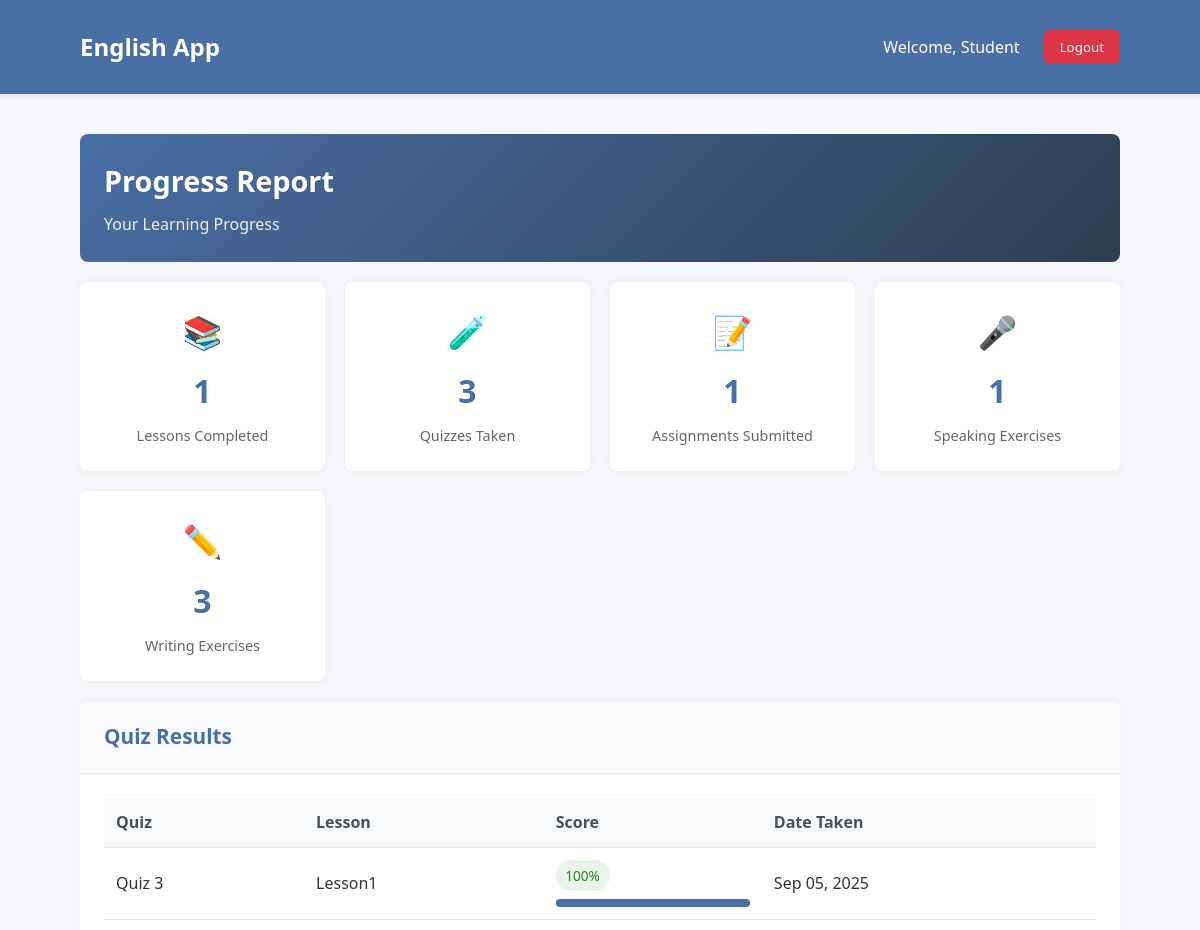
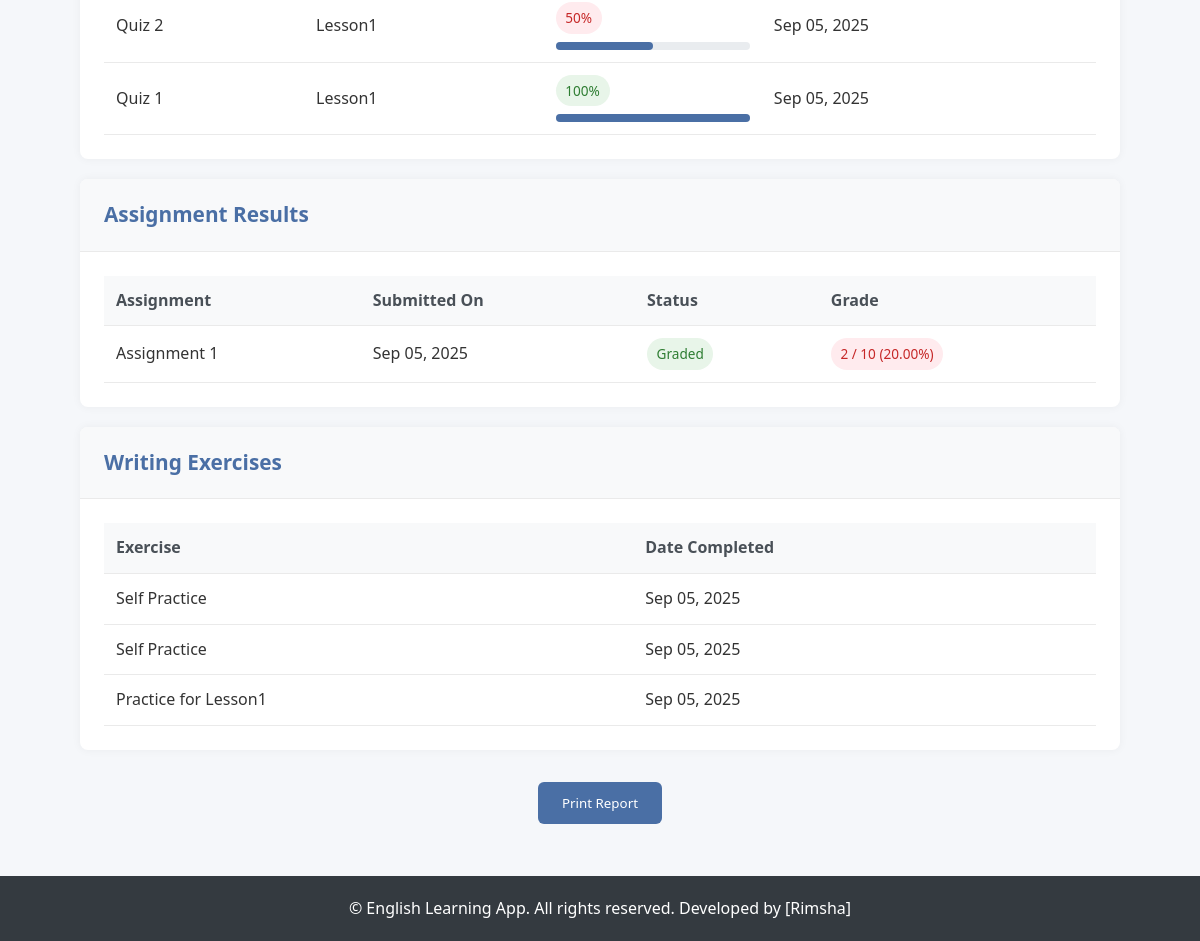
The app's page /progress_report/ (signed in) with its own data (2 pictures, top to bottom).
### english_language/models.py (models this page shows, shortened)
class User(AbstractUser):
    ROLE_CHOICES = [
        ('admin', 'Admin'),
        ('teacher', 'Teacher'),
        ('student', 'Student'),
    ]
    role = models.CharField(max_length=10, choices=ROLE_CHOICES, default='student')
    def is_student(self):
        return self.role == 'student'

class QuizResult(models.Model):
    student = models.ForeignKey(User, on_delete=models.CASCADE, related_name="quizzes")
    quiz = models.ForeignKey(Quiz, on_delete=models.CASCADE, related_name="results")
    score = models.IntegerField()
    total = models.IntegerField()
    taken_at = models.DateTimeField(auto_now_add=True)
    class Meta:
        ordering = ["-taken_at"]

class Quiz(models.Model):
    QUIZ_TYPES = [
        ("mcq", "Multiple Choice"),
        ("fill", "Fill in the Blank"),
        ("match", "Matching"),
    ]
    title = models.CharField(max_length=200)
    lesson = models.ForeignKey(Lesson, on_delete=models.CASCADE, related_name="quizzes")
    quiz_type = models.CharField(max_length=10, choices=QUIZ_TYPES, default="mcq")
    due_date = models.DateField()
    created_at = models.DateTimeField(auto_now_add=True)

class Lesson(models.Model):
    LEVEL_CHOICES = [
        ("beginner", "Beginner"),
        ("intermediate", "Intermediate"),
        ("advanced", "Advanced"),
    ]
    CATEGORY_CHOICES = [
        ("grammar", "Grammar"),
        ("vocabulary", "Vocabulary"),
        ("listening", "Listening"),
        ("speaking", "Speaking"),
    ]
    title = models.CharField(max_length=200)
    description = models.TextField(blank=True)
    level = models.CharField(max_length=20, choices=LEVEL_CHOICES)
    category = models.CharField(max_length=20, choices=CATEGORY_CHOICES)
    content = models.TextField()  # text explanation or lesson notes
    created_at = models.DateField(auto_now_add=True)

class AssignmentSubmission(models.Model):
    assignment = models.ForeignKey(Assignment, on_delete=models.CASCADE)
    student = models.ForeignKey(User, on_delete=models.CASCADE)
    file = models.FileField(upload_to='submissions/')
    submitted_at = models.DateTimeField(auto_now_add=True)
    marks = models.PositiveIntegerField(null=True, blank=True)

class Assignment(models.Model):
    teacher = models.ForeignKey(User, on_delete=models.CASCADE)
    title = models.CharField(max_length=200)
    description = models.TextField()
    file = models.FileField(upload_to='assignments/')
    due_date = models.DateField()
    created_at = models.DateTimeField(auto_now_add=True)
    total_marks = models.PositiveIntegerField(default=20)

class WritingExerciseResult(models.Model):
    exercise = models.ForeignKey(WritingExercise, on_delete=models.CASCADE, related_name="results")
    student = models.ForeignKey(User, on_delete=models.CASCADE, related_name="writing_attempts")
    submission_text = models.TextField()
    score = models.FloatField(null=True, blank=True)  # Teacher or AI can grade
    feedback = models.TextField(blank=True, null=True)
    submitted_at = models.DateTimeField(auto_now_add=True)

class WritingExercise(models.Model):
    lesson = models.ForeignKey(Lesson, on_delete=models.CASCADE, related_name="writing_exercises", null=True, blank=True)
    title = models.CharField(max_length=200)
    prompt = models.TextField()  # The writing task
    created_at = models.DateTimeField(auto_now_add=True)

### english_language/views.py (the view)
# urls.py: path("progress_report/", views.progress_report, name="progress_report"),
@login_required
def progress_report(request, student_id=None):
    if student_id:
        student = get_object_or_404(User, id=student_id, role="student")
    else:
        student = request.user
        if not student.is_student():
            return redirect("login")
    lessons_completed = Lesson.objects.filter(quizzes__results__student=student).distinct()
    quiz_results = QuizResult.objects.filter(student=student)
    assignment_results = AssignmentSubmission.objects.filter(student=student)
    speaking_results = SpeakingResult.objects.filter(student=student)
    writing_results = WritingExerciseResult.objects.filter(student=student)
    for result in quiz_results:
        total = result.quiz.questions.count()  # adjust to your model
        if total:
            result.percentage = (result.score / total) * 100
        else:
            result.percentage = 0
    for result in assignment_results:
        total = result.assignment.total_marks
        if total and result.marks is not None:
            result.percentage = (result.marks / total) * 100
        else:
            result.percentage = 0
    return render(request, "progress_report.html", {
        "student": student,
        "lessons_completed": lessons_completed,
        "quiz_results": quiz_results,
        "assignment_results": assignment_results,
        "speaking_results": speaking_results,
        "writing_results": writing_results,
    })

### english_language/templates/progress_report.html (shortened to what this page needs)
{% extends 'base.html' %}
{% block content %}
  <div class="container">
    <div class="progress-report">
      <div class="report-header">
        <h1>Progress Report</h1>
        <p>
          {% if request.user.role == 'teacher' %}
            Viewing progress for {{ student.get_full_name|default:student.username }}
          {% else %}
            Your Learning Progress
          {% endif %}
        </p>
      </div>
      <div class="summary-grid">
        <div class="summary-card">
          <div class="summary-icon">📚</div>
          <div class="summary-value">{{ lessons_completed.count }}</div>
          <div class="summary-label">Lessons Completed</div>
        </div>
        <div class="summary-card">
          <div class="summary-icon">🧪</div>
          <div class="summary-value">{{ quiz_results.count }}</div>
          <div class="summary-label">Quizzes Taken</div>
        </div>
        <div class="summary-card">
          <div class="summary-icon">📝</div>
          <div class="summary-value">{{ assignment_results.count }}</div>
          <div class="summary-label">Assignments Submitted</div>
        </div>
        <div class="summary-card">
          <div class="summary-icon">🎤</div>
          <div class="summary-value">{{ speaking_results.count }}</div>
          <div class="summary-label">Speaking Exercises</div>
        </div>
        <div class="summary-card">
          <div class="summary-icon">✏️</div>
          <div class="summary-value">{{ writing_results.count }}</div>
          <div class="summary-label">Writing Exercises</div>
        </div>
      </div>
      <div class="report-section">
        <div class="section-header">
          <h2>Quiz Results</h2>
        </div>
        <div class="section-body">
          {% if quiz_results %}
            <table class="results-table">
              <thead>
                <tr>
                  <th>Quiz</th>
                  <th>Lesson</th>
                  <th>Score</th>
                  <th>Date Taken</th>
                </tr>
              </thead>
              <tbody>
                {% for result in quiz_results %}
                  <tr>
                    <td>{{ result.quiz.title }}</td>
                    <td>{{ result.quiz.lesson.title }}</td>
                    <td>
                      <span class="score {% if result.percentage >= 80 %}
                        score-high
                        {% elif result.percentage >= 60 %}
                        score-medium
                        {% else %}
                        score-low
                        {% endif %}">
                        {{ result.percentage|floatformat:0 }}%
                      </span>
                      <div class="progress-container">
                        <div class="progress-bar" style="width: {{ result.percentage }}%;"></div>
                      </div>
                    </td>
                    <td>{{ result.taken_at|date:'M d, Y' }}</td>
                  </tr>
                {% endfor %}
              </tbody>
            </table>
          {% else %}
            <div class="empty-state">
              <div>🧪</div>
              <h3>No quiz results yet</h3>
              <p>Complete some quizzes to see your results here.</p>
            </div>
          {% endif %}
        </div>
      </div>
      <div class="report-section">
        <div class="section-header">
          <h2>Assignment Results</h2>
        </div>
        <div class="section-body">
          {% if assignment_results %}
            <table class="results-table">
              <thead>
                <tr>
                  <th>Assignment</th>
                  <th>Submitted On</th>
                  <th>Status</th>
                  <th>Grade</th>
                </tr>
              </thead>
              <tbody>
                {% for result in assignment_results %}
                  <tr>
                    <td>{{ result.assignment.title }}</td>
                    <td>{{ result.submitted_at|date:'M d, Y' }}</td>
                    <td>
                      {% if result.marks %}
                        <span class="score score-high">Graded</span>
                      {% else %}
                        <span class="score score-medium">Pending</span>
                      {% endif %}
                    </td>
                    <td>
                      {% if result.marks %}
                        <span class="score
      {% if result.percentage >= 80 %}
        score-high
                          {% elif result.percentage >= 60 %}
        score-medium
                          {% else %}
        score-low
                          {% endif %}
    ">
                          {{ result.marks }} / {{ result.assignment.total_marks }} ({{ result.percentage|floatformat:2 }}%)
                        </span>
                      {% else %}
                        <span>-</span>
                      {% endif %}
                    </td>
                  </tr>
                {% endfor %}
              </tbody>
            </table>
          {% else %}
            <div class="empty-state">
              <div>📝</div>
              <h3>No assignment submissions yet</h3>
              <p>Submit some assignments to see your results here.</p>
            </div>
          {% endif %}
        </div>
      </div>
      <div class="report-section">
        <div class="section-header">
          <h2>Writing Exercises</h2>
        </div>
        <div class="section-body">
          {% if writing_results %}
            <table class="results-table">
              <thead>
                <tr>
                  <th>Exercise</th>
                  <th>Date Completed</th>
                </tr>
              </thead>
              <tbody>
                {% for result in writing_results %}
                  <tr>
                    <td>{{ result.exercise.title }}</td>
                    <td>{{ result.submitted_at|date:'M d, Y' }}</td>
                  </tr>
                {% endfor %}
              </tbody>
            </table>
          {% else %}
            <div class="empty-state">
              <div>✏️</div>
              <h3>No writing exercises completed yet</h3>
              <p>Complete some writing exercises to see your results here.</p>
            </div>
          {% endif %}
        </div>
      </div>
      <div style="text-align: center; margin: 2rem 0;">
        <button onclick="window.print()" class="btn btn-primary">Print Report</button>
      </div>
    </div>
  </div>
{% endblock %}

### english_language/templates/base.html (shortened to what this page needs)
<!DOCTYPE html>
<html lang="en">
  <head>
  </head>
  <body>
    <header>
      <div class="container">
        <nav>
          <div class="logo">
            {% if user.is_authenticated %}
              {% if user.role == 'student' %}
                <a href="{% url 'student_dashboard' %}">English App</a>
              {% elif user.role == 'teacher' %}
                <a href="{% url 'teacher_dashboard' %}">English App</a>
              {% elif user.role == 'admin' %}
                <a href="{% url 'admin_dashboard' %}">English App</a>
              {% endif %}
            {% else %}
              <a href="{% url 'index' %}">English App</a>
            {% endif %}
          </div>
          <ul class="nav-links">
            {% if user.is_authenticated %}
              <li style="margin-top:5px;">Welcome, {{ user.username }}</li>
              <li>
                <form action="{% url 'logout' %}" method="POST" style="display: inline;">
                  <button type="submit" class="btn btn-logout">Logout</button>
                </form>
              </li>
            {% endif %}
          </ul>
        </nav>
      </div>
    </header>
    <main>
      {% block content %}
      {% endblock %}
    </main>
    <footer>
      <div class="container">
        <p>&copy; English Learning App. All rights reserved. Developed by [Rimsha]</p>
      </div>
    </footer>
  </body>
</html>

### english_language/templates/base.html (style rules this page uses)
* { margin: 0; padding: 0; box-sizing: border-box; font-family: 'Segoe UI', Tahoma, Geneva, Verdana, sans-serif; }
body { background-color: #f5f7fa; color: #333; line-height: 1.6; display: flex; flex-direction: column; min-height: 100vh; }
.container { width: 90%; max-width: 1200px; margin: 0 auto; padding: 20px; }
:root { --primary: #4a6fa5; --primary-dark: #3a5dc9; --secondary: #6c63ff; --accent: #ff6b6b; --light: #f8f9fa; --dark: #343a40; --gray: #6c757d; --success: #28a745; --success-dark: #218838; --warning: #ffc107; --danger-dark: #c82333; --gray-dark: #5a6268; }
.btn-primary { background-color: var(--primary); color: white; border: none; }
.btn { display: inline-flex; align-items: center; padding: 0.75rem 1.5rem; border-radius: 6px; font-weight: 500; text-decoration: none; transition: all 0.3s; border: none; cursor: pointer; }
li a, a { color: white; text-decoration: none; }
header { background-color: #4a6fa5; color: white; padding: 0.5rem 0; box-shadow: 0 2px 5px rgba(0, 0, 0, 0.1); }
nav { display: flex; justify-content: space-between; align-items: center; }
.logo { font-size: 1.5rem; font-weight: bold; }
.logo a { color: white; text-decoration: none; }
.nav-links { display: flex; list-style: none; }
.nav-links li { margin-left: 1.5rem; }
main { flex: 1; }
footer { background-color: #343a40; color: white; text-align: center; margin-top: auto; }
.btn-logout { background-color: #dc3545; color: white; padding: 0.5rem 1rem; border-radius: 6px; border: none; cursor: pointer; transition: background 0.3s; }

### english_language/templates/progress_report.html (style rules this page uses)
.progress-report { margin-top: 20px; }
.report-header { background: linear-gradient(135deg, #4a6fa5 0%, #2c3e50 100%); color: white; border-radius: 8px; padding: 1.5rem; margin-bottom: 20px; }
.report-header h1 { font-size: 1.8rem; margin-bottom: 0.5rem; }
.report-header p { opacity: 0.9; }
.summary-grid { display: grid; grid-template-columns: repeat(auto-fit, minmax(200px, 1fr)); gap: 20px; margin-bottom: 20px; }
.summary-card { background-color: white; border-radius: 8px; box-shadow: 0 0 10px rgba(0, 0, 0, 0.05); padding: 1.5rem; text-align: center; }
.summary-icon { font-size: 2rem; margin-bottom: 0.5rem; }
.summary-value { font-size: 2rem; font-weight: bold; color: #4a6fa5; margin-bottom: 0.5rem; }
.summary-label { color: #666; font-size: 0.9rem; }
.report-section { background-color: white; border-radius: 8px; box-shadow: 0 0 10px rgba(0, 0, 0, 0.05); margin-bottom: 20px; overflow: hidden; }
.section-header { padding: 1.2rem 1.5rem; border-bottom: 1px solid #eaeaea; background-color: #f8f9fa; }
.section-header h2 { color: #4a6fa5; font-size: 1.3rem; }
.section-body { padding: 1.5rem; }
.results-table { width: 100%; border-collapse: collapse; }
.results-table th, .results-table td { padding: 0.75rem; text-align: left; border-bottom: 1px solid #eaeaea; }
.results-table th { background-color: #f8f9fa; font-weight: 600; color: #495057; }
.score { display: inline-block; padding: 0.3rem 0.6rem; border-radius: 20px; font-weight: 500; font-size: 0.85rem; }
.score-high { background-color: #e8f5e9; color: #2e7d32; }
.score-low { background-color: #ffebee; color: #c62828; }
.progress-container { width: 100%; background-color: #e9ecef; border-radius: 4px; height: 8px; margin-top: 0.5rem; }
.progress-bar { height: 100%; border-radius: 4px; background-color: #4a6fa5; }

### records on screen
User: username "Student"
QuizResult: quiz "Quiz 3", quiz.lesson "Lesson1", percentage "100", taken_at "Sep 05, 2025"
QuizResult: quiz "Quiz 2", quiz.lesson "Lesson1", percentage "50", taken_at "Sep 05, 2025"
QuizResult: quiz "Quiz 1", quiz.lesson "Lesson1", percentage "100", taken_at "Sep 05, 2025"
AssignmentSubmission: assignment "Assignment 1", submitted_at "Sep 05, 2025", shows "Graded", marks "2", assignment.total_marks "10", percentage "20.00"
WritingExerciseResult: exercise "Self Practice", submitted_at "Sep 05, 2025"
WritingExerciseResult: exercise "Self Practice", submitted_at "Sep 05, 2025"
WritingExerciseResult: exercise "Practice for Lesson1", submitted_at "Sep 05, 2025"

### other values on screen
{{ lessons_completed.count }} "1"
{{ quiz_results.count }} "3"
{{ assignment_results.count }} "1"
{{ speaking_results.count }} "1"
{{ writing_results.count }} "3"
